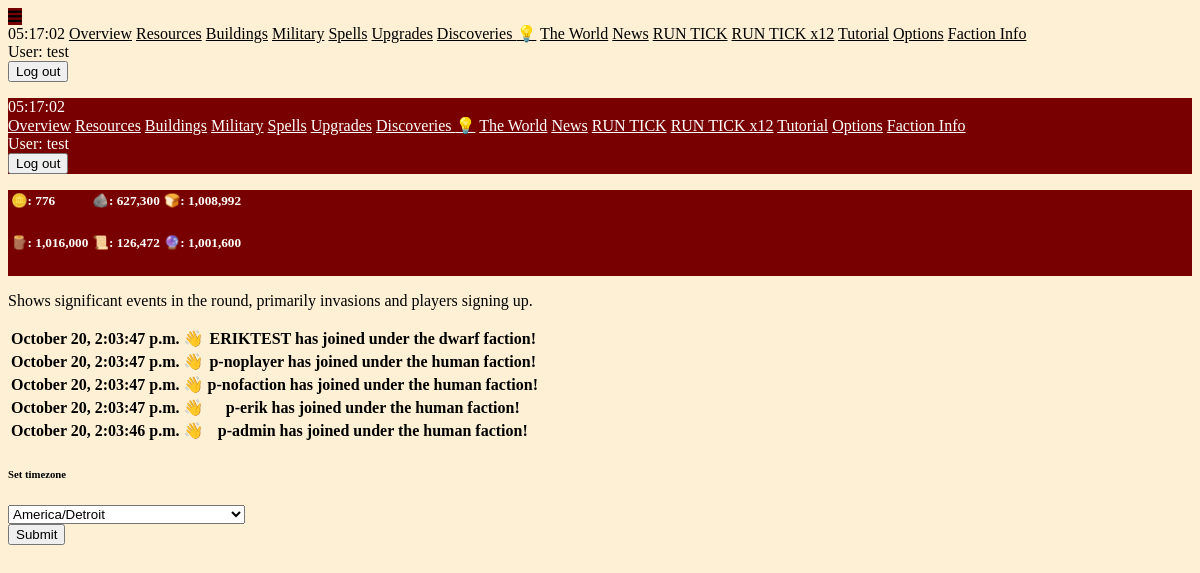
The page /news (signed in) on the database its author committed.
### maingame/models.py (models this page shows, shortened)
class Event(models.Model):
    timestamp = models.DateTimeField(auto_now_add=True)
    reference_id = models.IntegerField(default=0)
    reference_type = models.CharField(max_length=50)
    icon = models.CharField(max_length=50, default="?")
    message_override = models.CharField(max_length=150, default="")
    notified_players = models.ManyToManyField(Player)
    def __str__(self):
        return f"{self.message}"
    @property
    def message(self):
        if self.reference_type == "battle":
            battle = Battle.objects.get(id=self.reference_id)
            return battle.event_text
        elif self.reference_type == "signup":
            return self.message_override
        return "Unknown event type"

class Player(models.Model):
    associated_user = models.OneToOneField(User, on_delete=models.CASCADE, null=True, blank=True, unique=True)
    name = models.CharField(max_length=50, null=True, blank=True, unique=True)
    timezone = models.CharField(max_length=50, default="UTC")
    is_starving = models.BooleanField(default=False)
    has_unread_events = models.BooleanField(default=False)
    protection_ticks_remaining = models.IntegerField(default=72)
    complacency = models.IntegerField(default=0)
    has_tick_units = models.BooleanField(default=False)
    show_tutorials = models.BooleanField(default=True)
    theme = models.CharField(max_length=50, null=True, blank=True, default="ODA")
    is_abandoned = models.BooleanField(default=False)
    use_am_pm = models.BooleanField(default=True)
    acres = models.IntegerField(default=100)
    incoming_acres_dict = models.JSONField(default=dict, blank=True)
    primary_resource_name = models.CharField(max_length=50, null=True, blank=True)
    primary_resource_per_acre = models.IntegerField(default=0)
    building_primary_resource_name = models.CharField(max_length=50, null=True, blank=True)
    building_secondary_resource_name = models.CharField(max_length=50, null=True, blank=True)
    building_primary_cost_per_acre = models.IntegerField(default=100)
    building_secondary_cost_per_acre = models.IntegerField(default=10)
    upgrade_cost = models.IntegerField(default=300)
    upgrade_exponent = models.FloatField(default=1.03, null=True, blank=True)
    perk_dict = models.JSONField(default=dict, blank=True)
    faction_name = models.CharField(max_length=50, null=True, blank=True)
    discovery_points = models.IntegerField(default=0)
    available_discoveries = models.JSONField(default=list, blank=True)
    learned_discoveries = models.JSONField(default=list, blank=True)
    last_sold_resource_name = models.CharField(max_length=50, null=True, blank=True)
    last_bought_resource_name = models.CharField(max_length=50, null=True, blank=True)
    @property
    def barren_acres(self):
        barren_acres = self.acres
        for building in Building.objects.filter(ruler=self):
            barren_acres -= building.quantity
        return barren_acres
    @property
    def header_rows(self):
        iterator = -1
        row_number = 0
        header_rows = {}
        for resource in Resource.objects.filter(ruler=self):
            iterator += 1
            if iterator % math.ceil(Resource.objects.filter(ruler=self).count() / 2) == 0:
                row_number += 1
                header_rows[str(row_number)] = []
            readout = f"{resource.icon}: {int(resource.quantity):,}"
            tooltip = resource.name
            header_rows[str(row_number)].append({
                "readout": readout,
                "tooltip": tooltip
            })
        return header_rows

### maingame/views.py (the view)
# urls.py: path("news", views.news, name="news"),
@login_required
def news(request):
    TIMEZONES_CHOICES = [tz for tz in zoneinfo.available_timezones()]
    try:
        player = Player.objects.get(associated_user=request.user)
    except:
        return redirect("register")
    displayed_events = []
    for event in Event.objects.all().order_by('-id')[:20]:
        displayed_events.append({
            "event": event,
            "involves_player": event.notified_players.filter(id=player.id).count() > 0,
        })
    player.has_unread_events = False
    player.save()
    context = {
        "displayed_events": displayed_events,
        "timezones": TIMEZONES_CHOICES,
    }
    return render(request, "maingame/news.html", context)

### maingame/context_processors/context_processors.py (called while the page is built)
def player_context_processor(request):
    active_player = None
    if request.user.is_authenticated:
        active_player = Player.objects.filter(associated_user=request.user).first()
    return {
        "active_player": active_player,
        "round": Round.objects.first(),
    }

### maingame/templates/maingame/news.html (shortened to what this page needs)
{% extends "base.html" %}
{% load extra_tags %}
{% load tz %}
{% block content %}
<div class="">
    {% if active_player.show_tutorials %}
        <p>
            Shows significant events in the round, primarily invasions and players signing up.
        </p>
    {% endif %}
    <table class="table striped max-w-md">
        <tbody>
            {% for event in displayed_events %}
            <tr class="{% if event.involves_player %}text-yellow-300{% endif %}">
                {% if active_player.use_am_pm %}
                <th class="u-align-middle">{{ event.event.timestamp|timezone:active_player.timezone|date:"F j, g:i:s a" }}</th>
                {% else %}
                <th class="u-align-middle">{{ event.event.timestamp|timezone:active_player.timezone|date:"F j, G:i:s" }}</th>
                {% endif %}
                <th class="u-align-middle">{{ event.event.icon }}</th>
                <th class="u-align-middle">{{ event.event }}</th>
                <th class="u-align-middle">
                </th>
            </tr>
            {% endfor %}
        </tbody>
    </table>
</div>
<form action="{% url 'set_timezone' %}" method="post" class="u-flex u-flex-row h-8 mb-8 u-gap-4 max-w-md w-64 w-auto-md">
    <h6 class="my-auto">Set timezone</h6>
    <div class="max-w-md u-flex-grow-1 my-auto">
        <select id="tom-select-it" name="timezone">
            {% for timezone in timezones %}
            <option {% if timezone == active_player.timezone %}selected{% endif %}>{{ timezone }}</option>
            {% endfor %}
        </select>
    </div>
    <button class="btn-light my-auto w-16 h-5 p-0" type="submit">
        <span class="font-bold">Submit</span>
    </button>
</form>
{% endblock %}

### templates/sidebar_links.html (shortened to what this page needs)
{% if active_player %}
<a href="{% url 'overview' active_player.id %}" class="">Overview</a>
<a href="{% url 'resources' %}" class="">Resources</a>
<a href="{% url 'buildings' %}" class="">Buildings{% if active_player.barren_acres > 0 %} ⚠️{% endif %}</a>
<a href="{% url 'military' %}" class="">Military</a>
<a href="{% url 'spells' %}" class="">Spells</a>
<a href="{% url 'upgrades' %}" class="">Upgrades</a>
<a href="{% url 'discoveries' %}" class="">Discoveries{% if active_player.discovery_points >= 50 %} 💡{% endif %}</a>
<a href="{% url 'world' %}" class="">The World</a>
<a href="{% url 'news' %}" class="">News{% if active_player.has_unread_events > 0 %} ⚠️{% endif %}</a>
<a href="{% url 'run_tick_view' 1 %}" class=" mt-12">RUN TICK</a>
<a href="{% url 'run_tick_view' 12 %}" class="">RUN TICK x12</a>
{% if active_player.show_tutorials %}
<a href="{% url 'tutorial' %}" class="">Tutorial</a>
{% endif %}
<a href="{% url 'options' %}" class="">Options</a>
{% endif %}
<a href="{% url 'faction_info' %}" class="">Faction Info</a>
<form action="{% url 'logout' %}" method="post" class="mt-8">
    <div class="u-flex u-flex-column u-gap-0">
        <span class="text-xs my-0">User: {{ user.username }}</span>
    </div>
    <button type="submit" class="px-1 py-0 w-12 h-4">
        <span class="font-bold">Log out</span>
    </button>
</form>

### rows shown on the page
Event: event.timestamp "October 20, 2:03:47 p.m.", event.icon "👋", event "ERIKTEST has joined under the dwarf faction!"
Event: event.timestamp "October 20, 2:03:47 p.m.", event.icon "👋", event "p-noplayer has joined under the human faction!"
Event: event.timestamp "October 20, 2:03:47 p.m.", event.icon "👋", event "p-nofaction has joined under the human faction!"
Event: event.timestamp "October 20, 2:03:47 p.m.", event.icon "👋", event "p-erik has joined under the human faction!"
Event: event.timestamp "October 20, 2:03:46 p.m.", event.icon "👋", event "p-admin has joined under the human faction!"
Player: timezone "America/Detroit"

### other values the page prints
{{ user.username }} "test test"
{{ resource_readout.readout }} "🪙: 776" "🪨: 627,300" "🍞: 1,008,992" "🪵: 1,016,000" "📜: 126,472" "🔮: 1,001,600"
